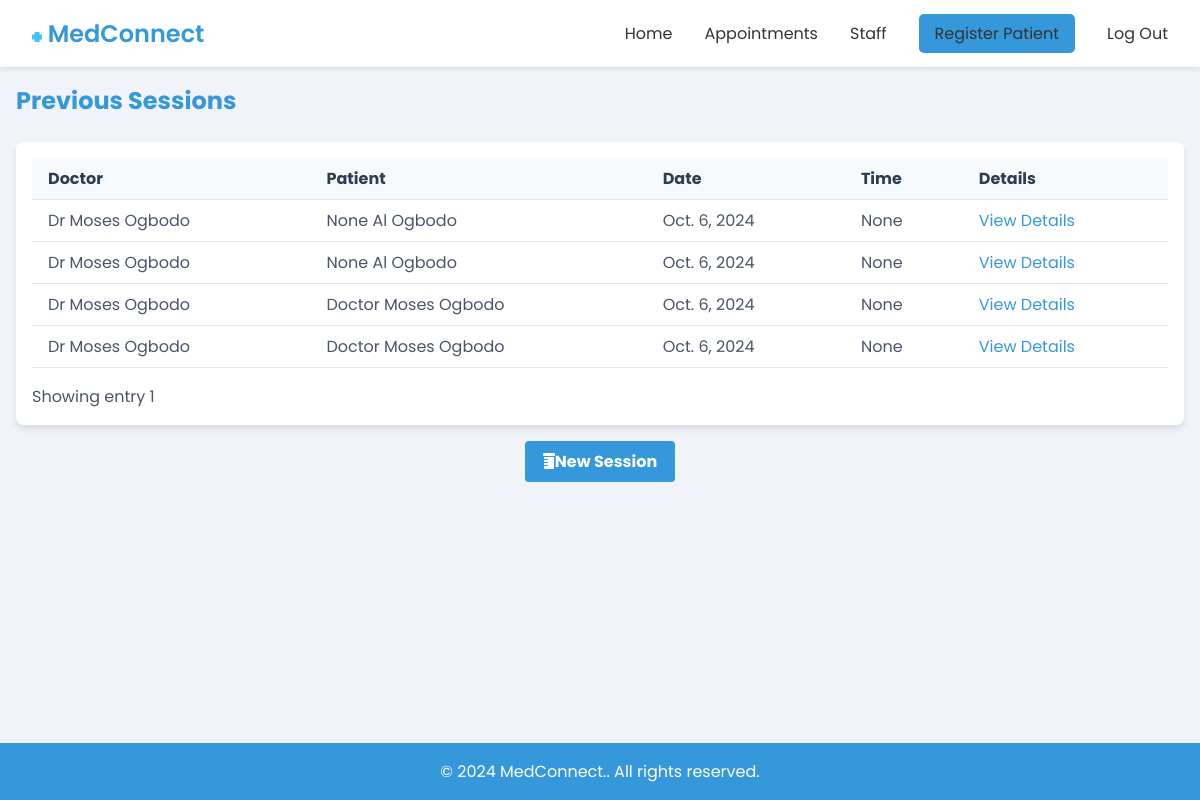
/session_view/ (signed in), run on the app's committed database.
### medconnect_core/models.py (models this page shows, shortened)
class session(models.Model):
    doctor = models.ForeignKey(PatientProfile,limit_choices_to={'is_staff':True}, on_delete=models.CASCADE,null=True)
    patient = models.ForeignKey(PatientProfile,related_name="patient",limit_choices_to={'is_staff':False}, on_delete=models.CASCADE, null=True, blank=True)
    notes=models.TextField(null=True)
    medication = models.TextField()
    dosage = models.CharField(max_length=100)
    instructions = models.TextField()
    date=date=models.DateField(default=datetime.datetime.today)
    time=models.ForeignKey(Time_Slot, on_delete=models.CASCADE,null=True)

class PatientProfile(models.Model):
    user = models.OneToOneField(User, on_delete=models.CASCADE,null=True)
    date_of_birth = models.DateField(blank=True, null=True)
    gender = models.CharField(max_length=10, choices=[('Male', 'Male'), ('Female', 'Female')], blank=True, null=True)
    blood_type = models.CharField(max_length=2, choices=[('AA', 'AA'), ('AS', 'AS'), ('SS', 'SS')], blank=True, null=True)
    phone_number = models.CharField(max_length=15, blank=True, null=True)
    address = models.TextField(blank=True, null=True)
    emergency_contact_name = models.CharField(max_length=100, blank=True, null=True)
    emergency_contact_number = models.CharField(max_length=15, blank=True, null=True)
    allergies = models.CharField(max_length=255, blank=True, null=True)
    medical_history = models.TextField(blank=True, null=True)
    current_medications = models.TextField(blank=True, null=True)
    insurance_provider = models.CharField(max_length=100, blank=True, null=True)
    insurance_policy_number = models.CharField(max_length=100, blank=True, null=True)
    additional_information = models.TextField(blank=True, null=True)
    next_of_kin = models.CharField(max_length=100, blank=True, null=True)
    marital_status = models.CharField(max_length=10, choices=[('Single', 'Single'), ('Married', 'Married'), ('Divorced', 'Divorced')], blank=True, null=True)
    occupation = models.CharField(max_length=100, blank=True, null=True)
    smoking_status = models.CharField(max_length=100, blank=True, null=True)
    alcohol_consumption = models.CharField(max_length=100, blank=True, null=True)
    is_staff=models.BooleanField(null=True,default=False)
    status= models.CharField(null=True, max_length=100,choices=[
        ('Patient', "Patient")  ,
          ('Doctor', "Doctor"),
          ('Admin', "Admin"),
        ('Nurse', "Nurse")
    ],default="Nurse", blank=True)
    def __str__(self):
        return f"{self.user.first_name} {self.user.last_name}"

### medconnect_core/views.py (the view)
# urls.py: path("session_view/", session_view, name="session_view"),
def session_view (request):
    if request.user.is_authenticated:
        sessions=session.objects.all().order_by('-time')
        p=Paginator(sessions,6)
        page_number=request.GET.get('page')
        try:
            sessions=p.get_page(page_number)
        except PageNotAnInteger:
            sessions=p.page(1)#if pnumber isnt int assign to firstpaage
        except EmptyPage:
            sessions=p.page(p.num_pages)
        return render(request, "core/session_view.html", {"sessions":sessions})
    else:
            messages.success(request, "Please login first")
            return redirect("staff_login")

### medconnect_core/templates/core/session_view.html (shortened to what this page needs)
<!DOCTYPE html>
<html lang="en">
<head>
</head>
<body>
    {% include "core/nav.html" %}
    <main class="container">
        <h2 class="intro">Previous Sessions</h2>
        <div class="card">
            <table>
                <thead>
                    <tr>
                        <th>Doctor</th>
                        <th>Patient</th>
                        <th>Date</th>
                        <th>Time</th>
                        <th>Details</th>
                    </tr>
                </thead>
                <tbody>
                 {% for session in sessions.object_list %}
                 <tr>
                    <td> Dr {{session.doctor}}</td>
                    <td>{{session.patient.status}} {{session.patient}}</td>
                    <td>{{session.date}}</td>
                    <td>{{session.time}}</td>
                    <td>
                        <a href="{% url "session_individual_view" session.id%}">View Details</a>
                    </td>
                </tr>
                 {% endfor %}
                </tbody>
            </table>
             <div class="pagination">
                    <div class="pagination-info">
                        <span>Showing entry {{sessions.number}} </span>
                    </div>
                </div>
        </div>
        <div class="button-container">
            <a href="{% url "session_create" %}" class="button">
                <i class="fas fa-prescription-bottle"></i>New Session
            </a>
        </div>
    </main>
    <footer>
        <div class="container">
            <p>&copy; 2024 MedConnect.. All rights reserved.</p>
        </div>
    </footer>
</body>
</html>

### medconnect_core/templates/core/session_view.html (style rules this page uses)
.intro { color:#3498db; }
body { background-color: #ecf0f1; min-height: 100vh; display: flex; flex-direction: column; margin: 0; font-family: sans-serif; }
.container { width: 100%; max-width: 1200px; margin-left: auto; margin-right: auto; }
main { flex-grow: 1; padding: 1rem; }
h2 { font-size: 1.5rem; font-weight: bold; color: #2c3e50; margin-bottom: 1.5rem; }
.card { background-color: white; border-radius: 0.5rem; box-shadow: 0 4px 6px rgba(0, 0, 0, 0.1); padding: 1rem; }
table { width: 100%; border-collapse: collapse; }
th { background-color: #f7fafc; color: #2c3e50; padding: 0.5rem 1rem; border-bottom: 1px solid #e2e8f0; text-align: left; }
td { padding: 0.5rem 1rem; border-bottom: 1px solid #e2e8f0; color: #4a5568; }
a { color: #3498db; text-decoration: none; }
.button-container { display: flex; justify-content: center; margin-top: 1rem; }
.button { background-color: #3498db; color: white; font-weight: bold; padding: 0.5rem 1rem; border-radius: 0.25rem; border: none; cursor: pointer; width: 150px; text-align: center; text-decoration: none; display: inline-block; }
footer { background-color: #3498db; color: white; padding: 1rem; margin-top: 1rem; text-align: center; }
.pagination { display: flex; justify-content: space-between; align-items: center; margin-top: 1rem; }
.pagination-info { color: #4b5563; }

### medconnect_core/templates/core/nav.html (style rules this page uses)
* { margin: 0; padding: 0; box-sizing: border-box; }
body { font-family: 'Poppins', sans-serif; background-color: #f0f4f8; }

### data on the page
session: doctor "Moses Ogbodo", patient.status "None", patient "Al Ogbodo", date "Oct. 6, 2024", time "None"
session: doctor "Moses Ogbodo", patient.status "None", patient "Al Ogbodo", date "Oct. 6, 2024", time "None"
session: doctor "Moses Ogbodo", patient.status "Doctor", patient "Moses Ogbodo", date "Oct. 6, 2024", time "None"
session: doctor "Moses Ogbodo", patient.status "Doctor", patient "Moses Ogbodo", date "Oct. 6, 2024", time "None"

### other printed values
{{ sessions.number }} "1"
